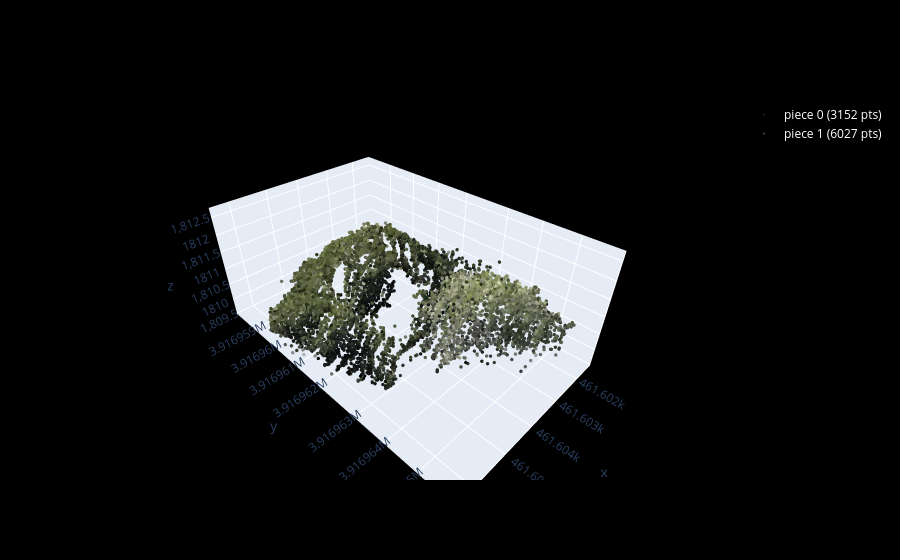

The notebook cell saved with this chart:
### Code cell
#draw a multimatch cluster
draw_multimatch(int(folders[0].split("_")[0]), point_size=2)

### Figure 1 — Plotly figure (JSON) as saved in the notebook; plotly's stock layout.template omitted (floating-point values rounded to 4 significant figures; data arrays with more than 128 entries replaced by an {"elided": "..."} marker saying what was removed)
{"data": [{"marker": {"color": {"elided": "3152 str values"}, "size": 2}, "mode": "markers", "name": "piece 0 (3152 pts)", "type": "scatter3d", "x": {"elided": "3152 float values"}, "y": {"elided": "3152 float values"}, "z": {"elided": "3152 float values"}}, {"marker": {"color": {"elided": "6027 str values"}, "size": 2}, "mode": "markers", "name": "piece 1 (6027 pts)", "type": "scatter3d", "x": {"elided": "6027 float values"}, "y": {"elided": "6027 float values"}, "z": {"elided": "6027 float values"}}], "layout": {"legend": {"font": {"color": "white"}}, "paper_bgcolor": "black", "scene": {"aspectmode": "data", "bgcolor": "black"}}}
